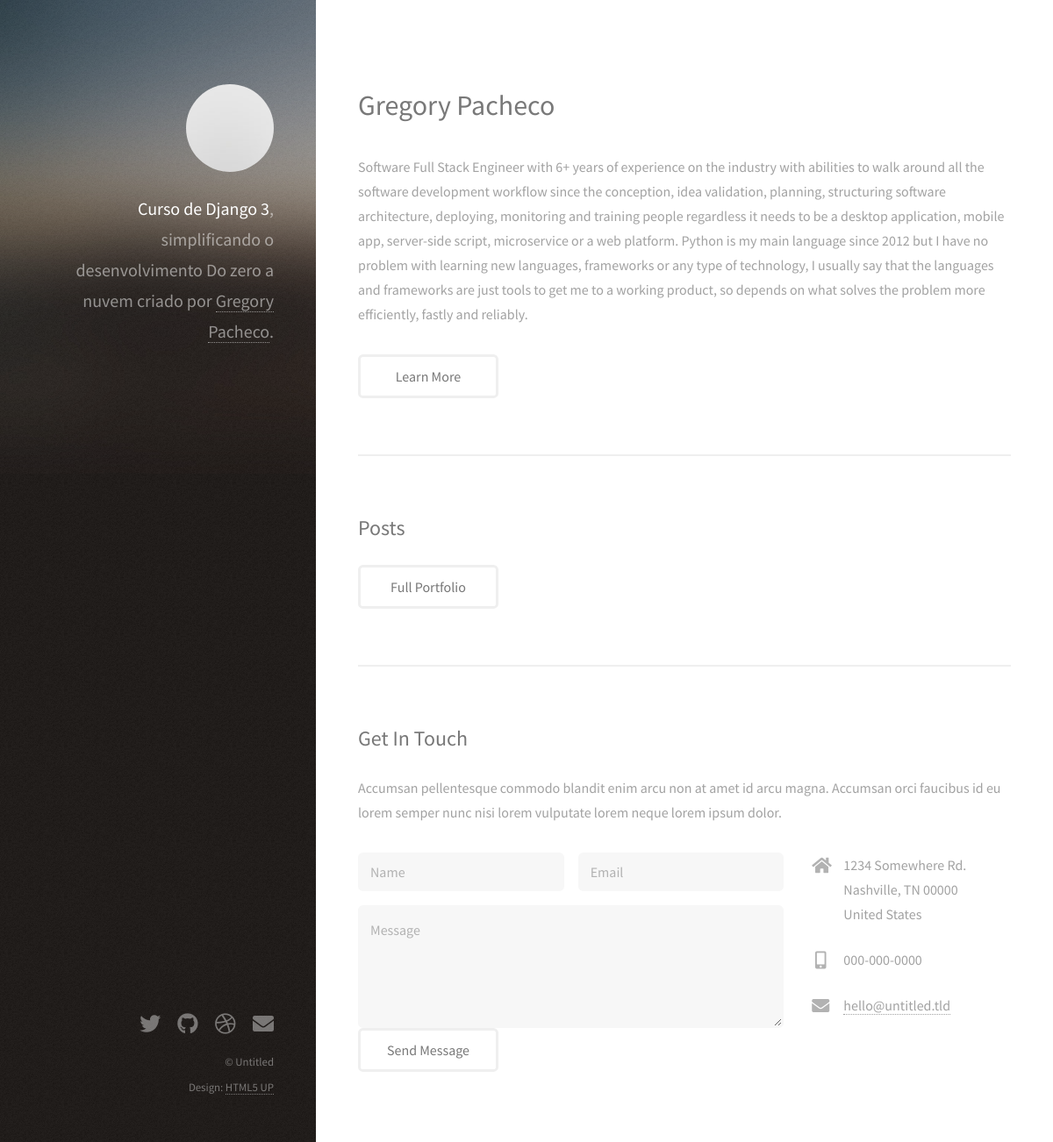
/, run on an earlier commit of the app's database.
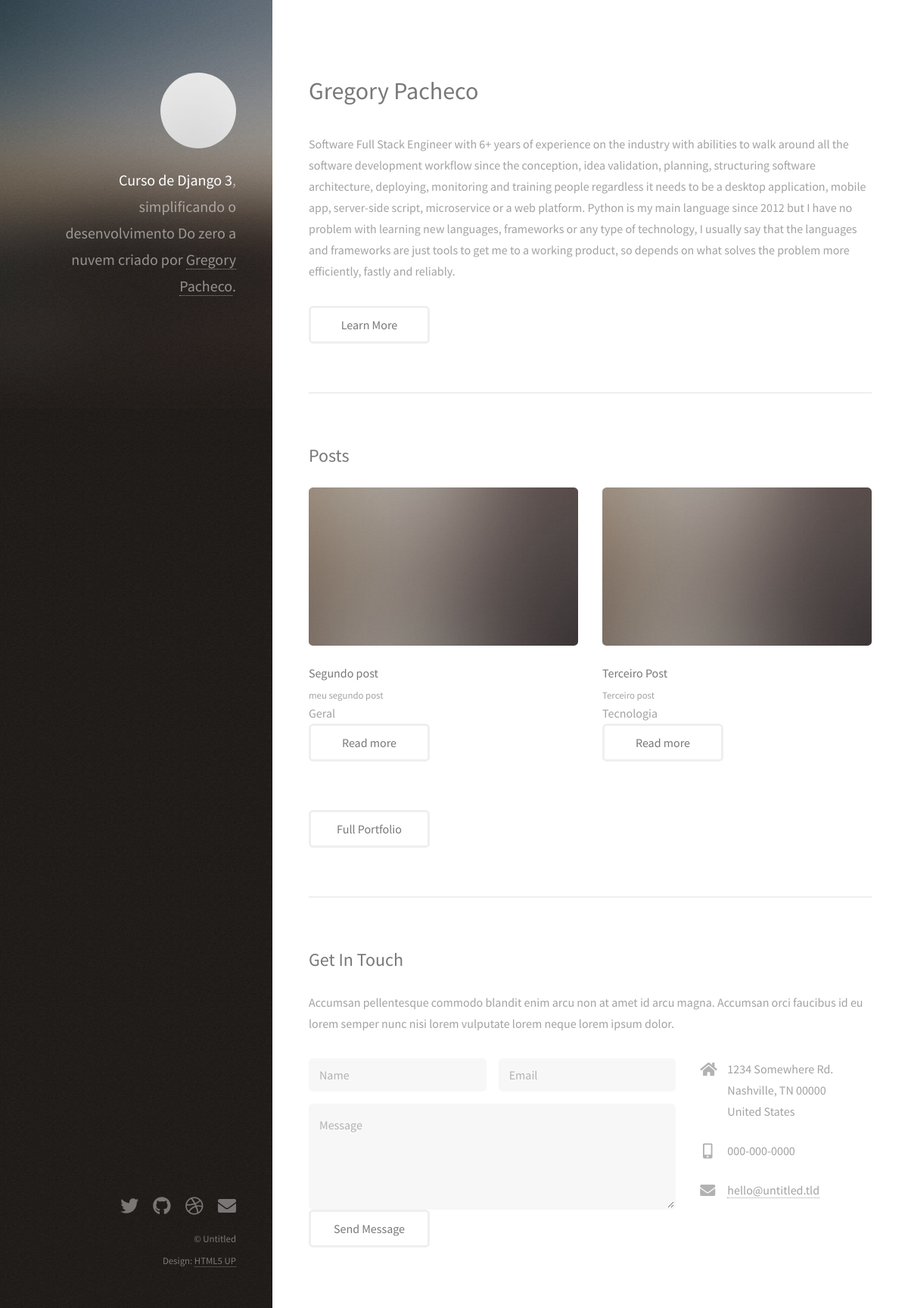
And on a later commit of the database.
### website/models.py (models this page shows, shortened)
class Post(models.Model):
    title = models.CharField(max_length=100)
    sub_title = models.CharField(max_length=200)
    content = models.TextField()
    categories = models.CharField(
        max_length=2,
        choices=Categorias.choices,
        default=Categorias.GR,
    )
    deleted = models.BooleanField(default=True)
    imagem = models.ImageField(upload_to='posts', null=True, blank=True)
    def full_name(self):
        return self.title + self.sub_title
    def get_categoty_label(self):
        return self.get_categories_display()
    full_name.admin_order_field = 'title'

### website/views.py (the view)
# urls.py: path('', hello_blog, name='home_blog'),
def hello_blog(request):
    lista = [
        'Django', 'Python', 'Git', 'Html',
        'Banco de dados', 'Linux', 'Nginx', 'Uwsgi',
        'Systemctl'
    ]
    list_posts = Post.objects.filter(deleted=False)
    data = {
        'name': 'Curso de Django 3',
        'lista_tecnologias': lista,
        'posts': list_posts }
    return render(request, 'index.html', data)

### website/templates/index.html (shortened to what this page needs)
{% load static %}
<!DOCTYPE HTML>
<html>
	<head>
		<link rel="stylesheet" href="{% static 'assets/css/main.css' %}" />
	</head>
	<body class="is-preload">
			<header id="header">
				<div class="inner">
					<a href="#" class="image avatar"><img src="{% static 'images/avatar.jpg' %}" alt="" /></a>
					<h1><strong>Curso de Django 3</strong>, simplificando o desenvolvimento<br />
					Do zero a nuvem<br />
					criado por <a href="http://html5up.net">Gregory Pacheco</a>.</h1>
				</div>
			</header>
			<div id="main">
					<section id="one">
						<header class="major">
							<h2>Gregory Pacheco</h2>
						</header>
						<p>Software Full Stack Engineer with 6+ years of experience on the industry with abilities to walk around all the software development workflow since the conception, idea validation, planning, structuring software architecture, deploying, monitoring and training people regardless it needs to be a desktop application, mobile app, server-side script, microservice or a web platform. Python is my main language since 2012 but I have no problem with learning new languages, frameworks or any type of technology, I usually say that the languages and frameworks are just tools to get me to a working product, so depends on what solves the problem more efficiently, fastly and reliably.</p>
						<ul class="actions">
							<li><a href="https://www.linkedin.com/in/pachecogregory/" class="button">Learn More</a></li>
						</ul>
					</section>
					<section id="two">
						<h2>Posts</h2>
						<div class="row">
                            {% for post in posts %}
                                <article class="col-6 col-12-xsmall work-item">
									{% if post.imagem %}
										<img src="{{ post.imagem.url }}" alt="" width="250px" height="100px"/>
									{% else %}
										<a href="{% static 'images/fulls/01.jpg' %}" class="image fit thumb">
										<img src="{% static 'images/thumbs/01.jpg' %}" alt="" /></a>
									{% endif %}
                                    <h3>{{ post.title }}</h3>
                                    <p>{{ post.sub_title }}</p>
                                    <span>{{ post.get_categoty_label }}</span>
                                    <ul class="actions">
                                        <li><a href="{% url 'post_detail' post.id %}" class="button">Read more</a></li>
                                    </ul>
                                </article>
                            {% endfor %}
						</div>
						<ul class="actions">
							<li><a href="#" class="button">Full Portfolio</a></li>
						</ul>
					</section>
					<section id="three">
						<h2>Get In Touch</h2>
						<p>Accumsan pellentesque commodo blandit enim arcu non at amet id arcu magna. Accumsan orci faucibus id eu lorem semper nunc nisi lorem vulputate lorem neque lorem ipsum dolor.</p>
						<div class="row">
							<div class="col-8 col-12-small">
								<form method="post" action="{% url 'save_form' %}">
									<div class="row gtr-uniform gtr-50">
										<div class="col-6 col-12-xsmall"><input type="text" name="name" id="name" placeholder="Name" /></div>
										<div class="col-6 col-12-xsmall"><input type="email" name="email" id="email" placeholder="Email" /></div>
										<div class="col-12"><textarea name="message" id="message" placeholder="Message" rows="4"></textarea></div>
									</div>
									<input type="submit" value="Send Message" />
								</form>
							</div>
							<div class="col-4 col-12-small">
								<ul class="labeled-icons">
									<li>
										<h3 class="icon solid fa-home"><span class="label">Address</span></h3>
										1234 Somewhere Rd.<br />
										Nashville, TN 00000<br />
										United States
									</li>
									<li>
										<h3 class="icon solid fa-mobile-alt"><span class="label">Phone</span></h3>
										000-000-0000
									</li>
									<li>
										<h3 class="icon solid fa-envelope"><span class="label">Email</span></h3>
										<a href="#">hello@untitled.tld</a>
									</li>
								</ul>
							</div>
						</div>
					</section>
			</div>
			<footer id="footer">
				<div class="inner">
					<ul class="icons">
						<li><a href="#" class="icon brands fa-twitter"><span class="label">Twitter</span></a></li>
						<li><a href="#" class="icon brands fa-github"><span class="label">Github</span></a></li>
						<li><a href="#" class="icon brands fa-dribbble"><span class="label">Dribbble</span></a></li>
						<li><a href="#" class="icon solid fa-envelope"><span class="label">Email</span></a></li>
					</ul>
					<ul class="copyright">
						<li>&copy; Untitled</li><li>Design: <a href="http://html5up.net">HTML5 UP</a></li>
					</ul>
				</div>
			</footer>
	</body>
</html>

What changed in the data, as far as the page shows it:
added Post: title "Segundo post", sub_title "meu segundo post", get_categoty_label "Geral"
added Post: title "Terceiro Post", sub_title "Terceiro post", get_categoty_label "Tecnologia"
